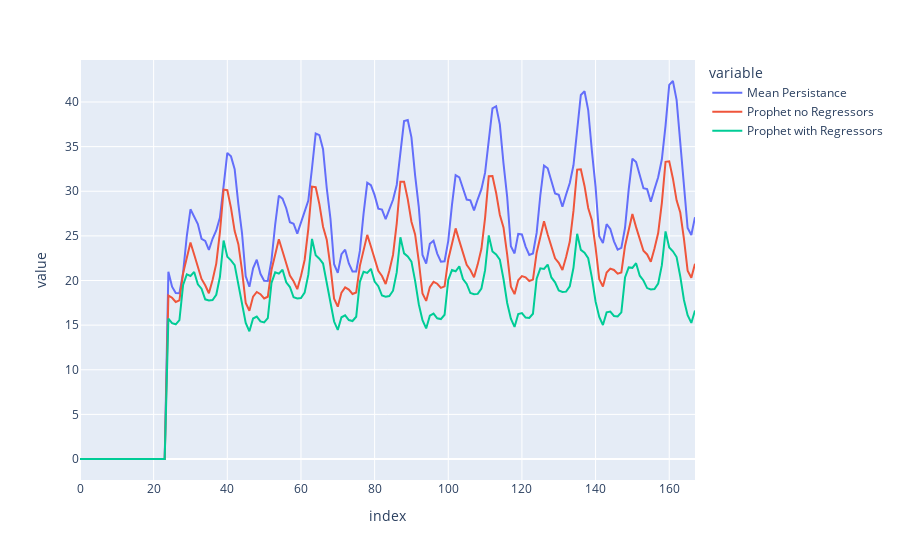

Notebook code for this chart:
### Markdown cell above
## Compare Models

### Code cell
results = pd.DataFrame()

results["Mean Persistance"] = (mean_forecast["LMP"] - perfect_foresight_forecast["LMP"]).abs().mean()
results["Prophet no Regressors"] = (prophet_forecast_no_regressors - perfect_foresight_forecast["LMP"]).abs().mean()
results["Prophet with Regressors"] = (prophet_forecast_with_regressors - perfect_foresight_forecast["LMP"]).abs().mean()

px.line(results)

### Figure 1 — Plotly figure (JSON) as saved in the notebook; plotly's stock layout.template omitted (floating-point values rounded to 4 significant figures; data arrays with more than 128 entries replaced by an {"elided": "..."} marker saying what was removed)
{"data": [{"hovertemplate": "variable=Mean Persistance<br>index=%{x}<br>value=%{y}<extra></extra>", "legendgroup": "Mean Persistance", "line": {"color": "#636efa", "dash": "solid"}, "marker": {"symbol": "circle"}, "mode": "lines", "name": "Mean Persistance", "orientation": "v", "showlegend": true, "type": "scatter", "x": {"elided": "168 int values"}, "xaxis": "x", "y": {"elided": "168 float values"}, "yaxis": "y"}, {"hovertemplate": "variable=Prophet no Regressors<br>index=%{x}<br>value=%{y}<extra></extra>", "legendgroup": "Prophet no Regressors", "line": {"color": "#EF553B", "dash": "solid"}, "marker": {"symbol": "circle"}, "mode": "lines", "name": "Prophet no Regressors", "orientation": "v", "showlegend": true, "type": "scatter", "x": {"elided": "168 int values"}, "xaxis": "x", "y": {"elided": "168 float values"}, "yaxis": "y"}, {"hovertemplate": "variable=Prophet with Regressors<br>index=%{x}<br>value=%{y}<extra></extra>", "legendgroup": "Prophet with Regressors", "line": {"color": "#00cc96", "dash": "solid"}, "marker": {"symbol": "circle"}, "mode": "lines", "name": "Prophet with Regressors", "orientation": "v", "showlegend": true, "type": "scatter", "x": {"elided": "168 int values"}, "xaxis": "x", "y": {"elided": "168 float values"}, "yaxis": "y"}], "layout": {"legend": {"title": {"text": "variable"}, "tracegroupgap": 0}, "margin": {"t": 60}, "xaxis": {"anchor": "y", "domain": [0, 1], "title": {"text": "index"}}, "yaxis": {"anchor": "x", "domain": [0, 1], "title": {"text": "value"}}}}
